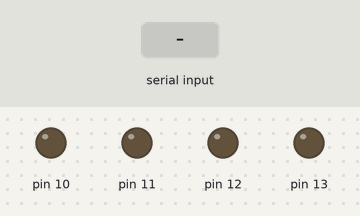
This sketch was run on a simulated Arduino Uno, built with avr-gcc and run on an emulated ATmega328P. Parts: output pins drawn as LEDs (lit = HIGH). Dashed ring = blinking. The inputs (shaded band) are chosen by the test bench.

Above: at 1.2 s.
1.3 s: "A" received over Serial
At 3.8 s:
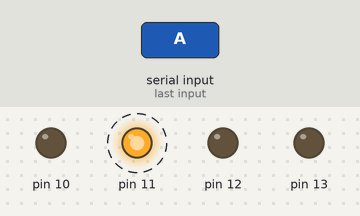
At 6.7 s:
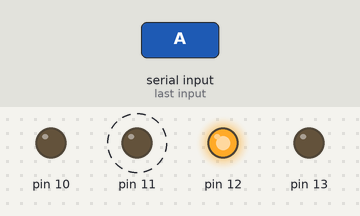
6.8 s: "B" received over Serial
At 8.8 s:
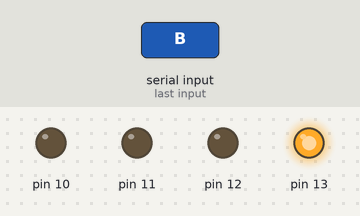
Timing chart, 0 to 15.8 s (numbered marks = the images above; inputs shaded):
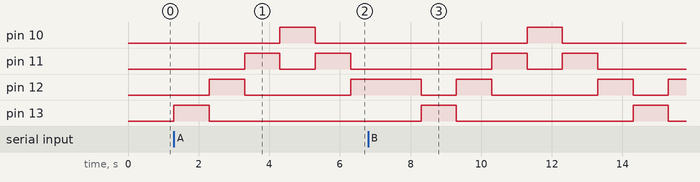

Measured:
- after the input at 1.3 s, pin 10: LOW → HIGH after 3.0 s, → LOW 1.0 s later; pin 11: alternates HIGH for 1.0 s and LOW for 1.0 s, starting after 2.0 s; pin 12: LOW → HIGH after 1.0 s, → LOW 1.0 s later, → HIGH 3.0 s later; pin 13: LOW → HIGH at once, → LOW 1.0 s later

The sketch:

guiled.ino
```cpp
int incomingByte = 0;
int tON = 1000;
byte RXBuf[64];

void setup() {
  // put your setup code here, to run once:
  pinMode(13, OUTPUT);
  pinMode(12, OUTPUT);
  pinMode(11, OUTPUT);
  pinMode(10, OUTPUT);
  Serial.begin(9600);

}

void hidup(int tON){
      digitalWrite(13, HIGH);
      digitalWrite(12, LOW);
      digitalWrite(11, LOW);
      digitalWrite(10, LOW);
      delay(tON);
      digitalWrite(13, LOW);
      digitalWrite(12, HIGH);
      digitalWrite(11, LOW);
      digitalWrite(10, LOW);
      delay(tON);
      digitalWrite(13, LOW);
      digitalWrite(12, LOW);
      digitalWrite(11, HIGH);
      digitalWrite(10, LOW);
      delay(tON);
      digitalWrite(13, LOW);
      digitalWrite(12, LOW);
      digitalWrite(11, LOW);
      digitalWrite(10, HIGH);
      delay(tON);
      digitalWrite(13, LOW);
      digitalWrite(12, LOW);
      digitalWrite(11, HIGH);
      digitalWrite(10, LOW);
      delay(tON);
      digitalWrite(13, LOW);
      digitalWrite(12, HIGH);
      digitalWrite(11, LOW);
      digitalWrite(10, LOW);
      delay(tON);
}

void kedip(int tON){
        digitalWrite(13, LOW);
        digitalWrite(12, LOW);
        digitalWrite(11, LOW);
        digitalWrite(10, LOW);
        delay(tON);
        digitalWrite(13, HIGH);
        digitalWrite(12, HIGH);
        digitalWrite(11, HIGH);
        digitalWrite(10, HIGH);
        delay(tON);
}

void loop() {
  // put your main code here, to run repeatedly:

  if(Serial.available()){
    char in = Serial.read();
     switch (in){
      case 'A':
        for (int x = 0; x < 255; x ++)
        {
            x = 0;
            hidup(tON);
            if (Serial.available()){
            int nBytes = Serial.readBytes(RXBuf,sizeof(RXBuf));
            if (nBytes>=2) {
            tON  = int(RXBuf[0])*100;
            Serial.print("Confirm tON = ");
            Serial.print(tON, DEC);
            Serial.print(" ms ");
            }
          }
            continue;
        }
        break;

      case 'B':
      for (int x = 0; x < 255; x++){
        x=0;
        kedip(tON);
        if (Serial.available()){
          int nBytes = Serial.readBytes(RXBuf,sizeof(RXBuf));
          if (nBytes>=2) {
          tON  = int(RXBuf[0])*100;
          Serial.print("Confirm tON = ");
          Serial.print(tON, DEC);
          Serial.print(" ms ");
          }
        }
        continue;
      }
        break;
     }
  }
}
```
